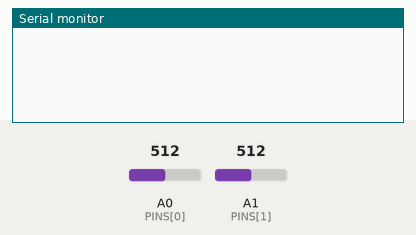
Recording of a sketch running on a simulated Arduino Uno, built with avr-gcc and run on an emulated ATmega328P. Shown: the last lines printed to the serial monitor. The test bench sets the inputs (shaded band); at power-on: A0 (PINS[0]) = 512, A1 (PINS[1]) = 512.

Above: at 1.2 s.
1.3 s: A0 (PINS[0]) set to 783
2.8 s: A0 (PINS[0]) set to 807
At 2.89 s:
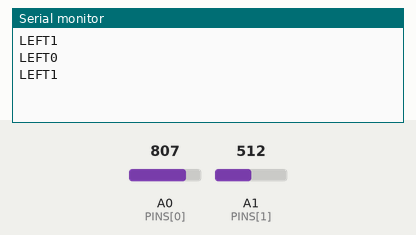
4.3 s: A1 (PINS[1]) set to 788
5.8 s: A1 (PINS[1]) set to 809
At 6.55 s:
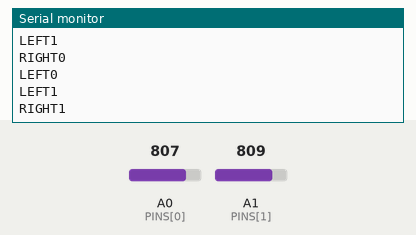

The sketch:

piezo_controller.ino
```cpp
// Two piezo discs as LEFT and RIGHT buttons.
// Wiring for each disc:
//   red wire   -> its analog pin (A0 or A1)
//   black wire -> GND
//   1 megaohm resistor between the analog pin and GND (drains leftover charge so readings settle)

const int   PINS[] = {A0, A1};
const char* KEYS[] = {"LEFT", "RIGHT"};

const int THRESHOLD = 800;             // 0-1023. Raise if it triggers by itself, lower if soft hits are missed.
const unsigned long HOLD_MS = 30;      // how long each hit holds the key down
const unsigned long COOLDOWN_MS = 80;  // ignore the disc's leftover vibration after a hit

// true = show raw readings in Tools > Serial Plotter, for picking THRESHOLD.
// Set back to false before running the Python script.
const bool SHOW_LEVELS = false;

const int COUNT = sizeof(PINS) / sizeof(PINS[0]);
bool held[COUNT];
unsigned long hitTime[COUNT];

void setup() {
  Serial.begin(9600);
  for (int i = 0; i < COUNT; i++) {
    held[i] = false;
    hitTime[i] = 0;
  }
}

void loop() {
  unsigned long now = millis();

  for (int i = 0; i < COUNT; i++) {
    int level = analogRead(PINS[i]);

    if (SHOW_LEVELS) {
      Serial.print(KEYS[i]);
      Serial.print(":");
      Serial.print(level);
      Serial.print(i < COUNT - 1 ? " " : "\n");
      continue;
    }

    // A hit: press the key
    if (!held[i] && level > THRESHOLD && now - hitTime[i] > COOLDOWN_MS) {
      held[i] = true;
      hitTime[i] = now;
      Serial.print(KEYS[i]);
      Serial.println("1");
    }

    // Release the key shortly after the hit
    if (held[i] && now - hitTime[i] >= HOLD_MS) {
      held[i] = false;
      Serial.print(KEYS[i]);
      Serial.println("0");
    }
  }

  if (SHOW_LEVELS) delay(5);
}
```

Measured:
- the behaviour switches between 800 and 801 on A0 (PINS[0]) (found by bisection; images 0 and 1)
- the behaviour switches between 800 and 801 on A1 (PINS[1]) (found by bisection; images 1 and 2)
- after the input at 2.8 s, the serial monitor: prints a new line at once (image 1)
- after the input at 5.8 s, the serial monitor: prints a new line at once (image 2)
